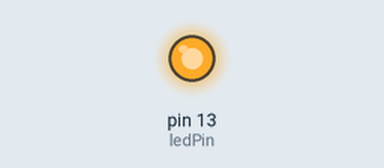
A sketch run on a simulated Arduino Uno, built with avr-gcc and run on an emulated ATmega328P. On the bench: output pins drawn as LEDs (lit = HIGH).

Above: at 2.0 s.
At 6.9 s:
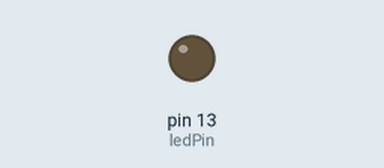
Timing chart, 0 to 10.4 s (numbered marks = the images above):
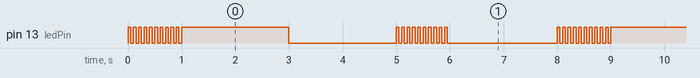

Measured:
- by itself, pin 13 (ledPin): repeats every 8.0 s: HIGH 2.0 s, LOW 2.0 s, 9 × (HIGH 0.05 s, LOW 0.05 s), HIGH 0.05 s, LOW 2.1 s, 10 × (HIGH 0.05 s, LOW 0.05 s)
- by itself, everything shown: repeats every 8.0 s, in 42 steps

The sketch:

LEDflashing.ino
```cpp
// create a variable to store the pin
const int ledPin = 13;

void setup() {
  // put your setup code here, to run once:
  // CONFIGURE THE PIN TO BE THE OUTPUT PIN
  pinMode(ledPin, OUTPUT);

}

void loop() {
  // put your main code here, to run repeatedly:
  //short flashes
  for(int i = 0; i < 10; i++) {
    digitalWrite(ledPin, HIGH);
    delay(50);
    digitalWrite(ledPin, LOW);
    delay(50);
  }

  //long flashes
  digitalWrite(ledPin, HIGH);

  // set the bulb to turn off for two seconds before turning on
  delay(2000);
  digitalWrite(ledPin, LOW);
  delay(2000);

   //short flashes
  for(int i = 0; i < 10; i++) {
    digitalWrite(ledPin, HIGH);
    delay(50);
    digitalWrite(ledPin, LOW);
    delay(50);
  }
  delay(2000);

}
```
